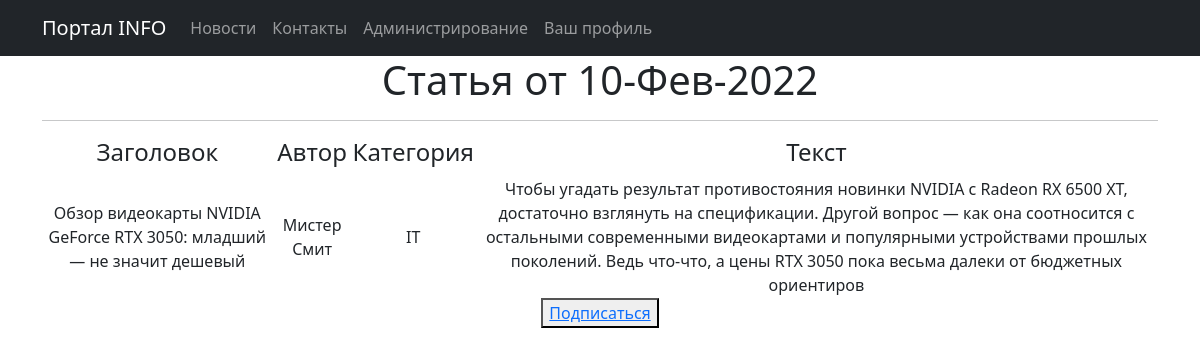
/news_edit/2/, run on the app's committed database.
### news/models.py (models this page shows, shortened)
class Post(models.Model):
    News = 'NW'
    Article = 'AR'
    CATEGORY_CHOICES = [
        (News, 'Новость'),
        (Article, 'Статья'),
    ]
    author = models.ForeignKey(Author, on_delete=models.CASCADE) #связь «один ко многим» с моделью Author;
    categoryType = models.CharField(max_length=2, choices=CATEGORY_CHOICES, default=Article)
    dateCreation = models.DateTimeField(auto_now_add=True)
    category = models.ForeignKey(Category, on_delete=models.CASCADE, null=True) #связь «многие ко многим» с моделью Category
    title = models.CharField(max_length=228)
    text = models.TextField()
    rating_post = models.SmallIntegerField(default=0)

class Author(models.Model):
    authorUser = models.OneToOneField(User, on_delete=models.CASCADE) #cвязь «один к одному» с встроенной моделью пользователей User;
    ratingAuthor = models.SmallIntegerField(default=0)

class Category(models.Model):
    name = models.CharField(max_length=64, unique=True)
    subscribers = models.ManyToManyField(User, )
    def __str__(self):
        return f'{self.name}'

### news/views.py (the view)
# urls.py: path('<int:pk>/', PostDetailView.as_view(), name='post_detail'),
class PostDetailView(DetailView):
    template_name = 'details/post_detail.html'
    context_object_name = 'news'
    queryset = Post.objects.all()
    def get_context_data(self, **kwargs):
        context = super().get_context_data(**kwargs)
        id = self.kwargs.get('pk')
        sub_user = Category.objects.filter(pk=Post.objects.get(pk=id).category.id).values("subscribers__username")
        context['is_not_subscribe'] = not sub_user.filter(subscribers__username=self.request.user).exists()
        context['is_subscribe'] = sub_user.filter(subscribers__username=self.request.user).exists()
        return context

### news/templatetags/custom_filters.py (called while the page is built)
@register.filter(name='censor')
def censor(value):
    for word in censor_list:
        value = value.replace(word, '*****')
    return value

### news/templates/details/post_detail.html (shortened to what this page needs)
{% extends 'flatpages/default.html' %}
{% load custom_filters %}
{% block content %}
    {% if news %}
    <h1>{{ news.get_categoryType_display }} от {{news.dateCreation|date:'d-M-Y'}}</h1>
    <table>
        <tr>
            <td>
                <h4>Заголовок</h4>
            </td>
            <td>
                 <h4>Автор </h4>
            </td>
            <td>
                 <h4>Категория </h4>
            </td>
            <td>
                 <h4>Текст </h4>
            </td>
         </tr>
<hr>
        <tr>
            <td>
                {{ news.title|censor }}
            </td>
            <td>
                {{ news.author.authorUser.username }}
            </td>
            <td>{{ news.category }} </td>
            <td>
                {{ news.text|censor }}
            </td>
        </tr>
    </table>
    {% else %}
        <h1>Новостей нет!</h1>
    {% endif %}
{% if is_not_subscribe %}
<button><a href="add_subscribe/?pk={{ news.category.id }}">Подписаться</a></button>
{% endif %}
{% endblock content %}

### data on the page
Post: categoryType "Статья", dateCreation "10-Фев-2022", title|censor "Обзор видеокарты NVIDIA GeForce RTX 3050: младший — не значит дешевый", author.authorUser.username "Мистер Смит", category "IT", text|censor "Чтобы угадать результат противостояния новинки NVIDIA с Radeon RX 6500 XT, достаточно взглянуть на спецификации. Другой вопрос — как она соотносится с остальными современными видеокартами и популярными устройствами прошлых поколений. Ведь что-что, а цены RTX 3050 пока весьма далеки от бюджетных ориентиров"
